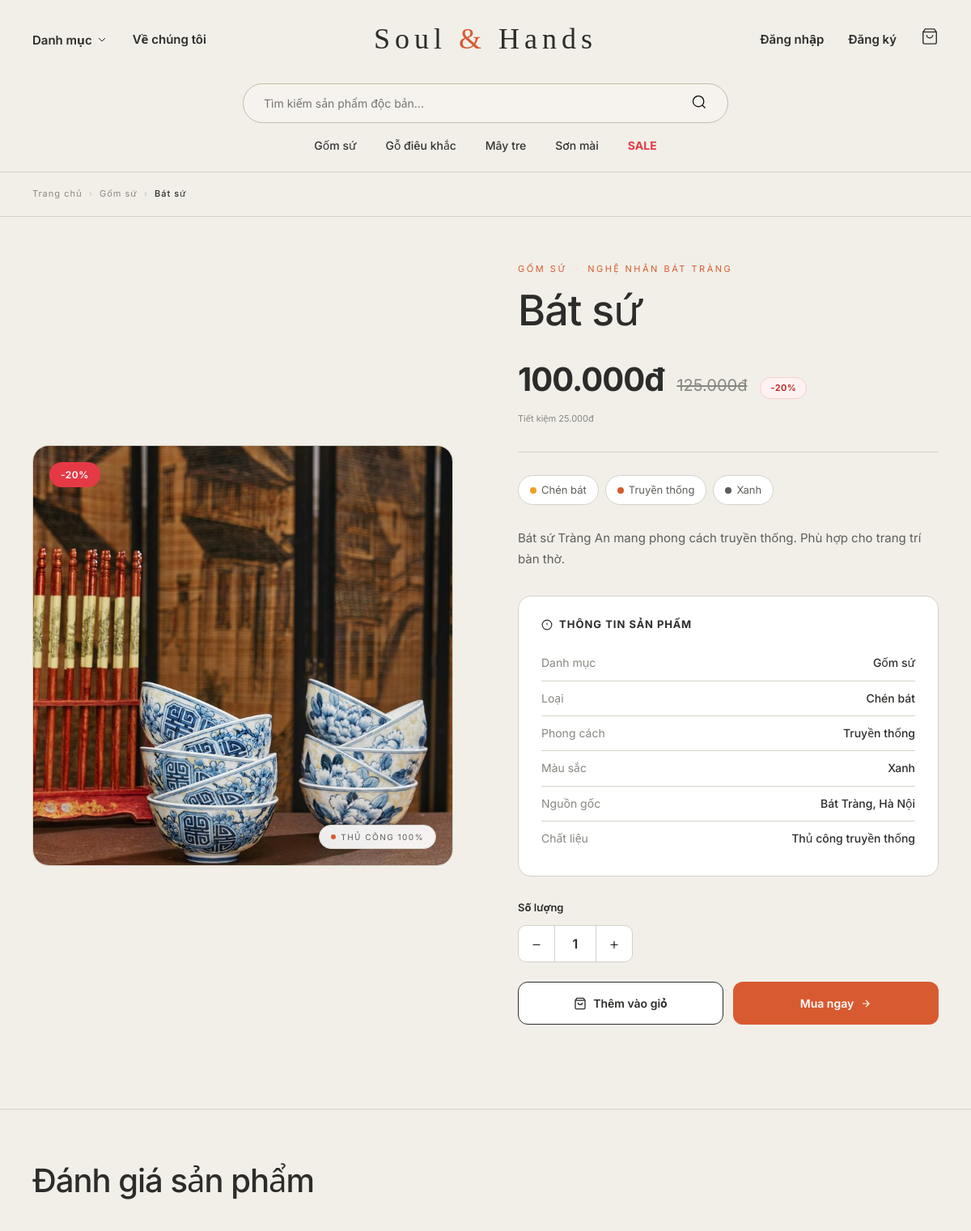
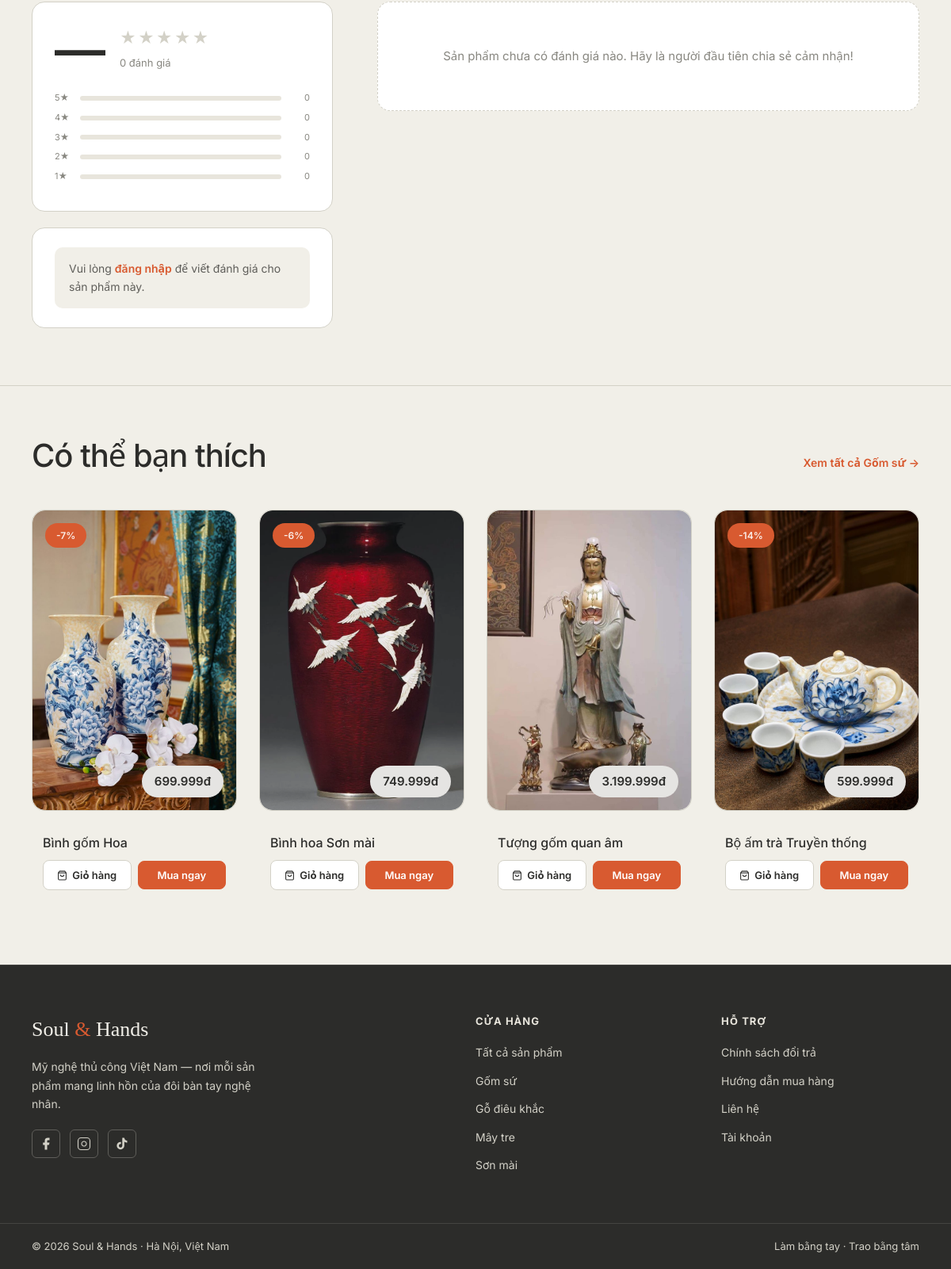
/product.php?id=6, run on the app's committed database (2 pictures, top to bottom).
### tables this page shows
CREATE TABLE `products` (
  `id` int(10) UNSIGNED NOT NULL,
  `name` varchar(200) NOT NULL,
  `category_id` int(10) UNSIGNED NOT NULL,
  `price` decimal(12,0) NOT NULL DEFAULT 0,
  `old_price` decimal(12,0) DEFAULT NULL,
  `badge` varchar(30) DEFAULT NULL,
  `image_url` varchar(500) DEFAULT NULL,
  `description` text DEFAULT NULL,
  `style` varchar(50) DEFAULT NULL,
  `color` varchar(50) DEFAULT NULL,
  `sub_type` varchar(50) DEFAULT NULL,
  `image_class` varchar(30) DEFAULT NULL,
  `created_at` timestamp NOT NULL DEFAULT current_timestamp()
);

CREATE TABLE `categories` (
  `id` int(10) UNSIGNED NOT NULL,
  `name` varchar(100) NOT NULL,
  `slug` varchar(100) NOT NULL
);

### product.php (the view, shortened to what this page needs)
<?php
require_once 'config/database.php';
$id = (int)($_GET['id'] ?? 0);
$stmt = $conn->prepare("
    SELECT p.*, c.name as category_name, c.slug as category_slug
    FROM products p
    JOIN categories c ON p.category_id = c.id
    WHERE p.id = ?
    LIMIT 1
");
$stmt->bind_param('i', $id);
$stmt->execute();
$product = $stmt->get_result()->fetch_assoc();
$cat_page_map = [
    'gom-su'       => 'gom-su.php',
    'go-dieu-khac' => 'go-dieu-khac.php',
    'may-tre'      => 'may-tre.php',
    'son-mai'      => 'son-mai.php',
];
$cat_page = $cat_page_map[$product['category_slug']] ?? 'index.php';
$rel_stmt = $conn->prepare("
    SELECT p.*, c.name as category_name
    FROM products p
    JOIN categories c ON p.category_id = c.id
    WHERE p.category_id = ? AND p.id != ?
    ORDER BY RAND()
    LIMIT 4
");
$rel_stmt->bind_param('ii', $product['category_id'], $id);
$rel_stmt->execute();
$related = $rel_stmt->get_result()->fetch_all(MYSQLI_ASSOC);
$is_sale   = !empty($product['badge']) && str_contains($product['badge'], '%');
$is_new    = !empty($product['badge']) && $product['badge'] === 'Mới';
$color_labels = [
    'trang'=>'Trắng','nau'=>'Nâu','xanh'=>'Xanh','den'=>'Đen','hong'=>'Hồng','kem'=>'Kem',
    'nau-sang'=>'Nâu sáng','nau-dam'=>'Nâu đậm','tu-nhien'=>'Tự nhiên','vang-gold'=>'Vàng gold',
    'do-son'=>'Đỏ son','den-son'=>'Đen sơn','vang-nhung'=>'Vàng nhũ','xanh-co-vit'=>'Xanh cổ vịt','nau-canh-gian'=>'Nâu cánh gián',
    'kem-vang'=>'Kem vàng','nau-tre'=>'Nâu tre','trang-moc'=>'Trắng mộc','xanh-la'=>'Xanh lá','den-bong'=>'Đen bóng',
];
$style_labels = [
    'hien-dai'=>'Hiện đại','truyen-thong'=>'Truyền thống','toi-gian'=>'Tối giản','dan-gian'=>'Dân gian',
    'co-dien'=>'Cổ điển','phong-dong'=>'Phương Đông','thien-nhien'=>'Thiên nhiên','bohemian'=>'Bohemian',
];
$type_labels = [
    'binh-hoa'=>'Bình hoa & Lọ','am-tra'=>'Bộ ấm trà','chen-bat'=>'Chén bát','tuong'=>'Tượng trang trí',
    'tuong-nghe-thuat'=>'Tượng nghệ thuật','khay-dia'=>'Khay & Đĩa gỗ','do-trang-tri'=>'Đồ trang trí','do-dung'=>'Đồ dùng hàng ngày',
    'tranh-tuong'=>'Tranh treo tường','hop-khay'=>'Hộp & Khay','trang-suc'=>'Trang sức','gio-ro'=>'Giỏ & Rổ đan tay',
    'khay-may'=>'Khay khảm mây','den-long'=>'Đèn lồng mây tre','do-noi-that'=>'Đồ nội thất nhỏ',
];
$color_label = $color_labels[$product['color'] ?? ''] ?? null;
$style_label = $style_labels[$product['style'] ?? ''] ?? null;
$type_label  = $type_labels[$product['sub_type'] ?? ''] ?? null;
$discount_pct = null;
if (!empty($product['old_price']) && $product['old_price'] > 0) {
    $discount_pct = round((1 - $product['price'] / $product['old_price']) * 100);
}
?>
<?php include 'includes/header.php'; ?>
<link rel="stylesheet" href="assets/css/category.css">
<nav class="product-breadcrumb">
    <a href="index.php">Trang chủ</a>
    <span class="breadcrumb-sep">›</span>
    <a href="<?= $cat_page ?>"><?= htmlspecialchars($product['category_name']) ?></a>
    <span class="breadcrumb-sep">›</span>
    <span class="breadcrumb-current"><?= htmlspecialchars($product['name']) ?></span>
</nav>
<div class="product-detail-wrap">
    <div class="product-gallery">
        <div class="product-main-img-wrap">
            <?php if (!empty($product['image_url'])): ?>
                <img src="<?= htmlspecialchars($product['image_url']) ?>"
                     alt="<?= htmlspecialchars($product['name']) ?>"
                     class="product-main-img">
            <?php else: ?>
                <div class="product-main-img-placeholder">🏺</div>
            <?php endif; ?>
            <?php if ($is_sale): ?>
                <span class="product-detail-badge badge-sale"><?= htmlspecialchars($product['badge']) ?></span>
            <?php elseif ($is_new): ?>
                <span class="product-detail-badge badge-new">Mới về</span>
            <?php endif; ?>
            <div class="handmade-tag">
                <span class="handmade-dot"></span>
                Thủ công 100%
            </div>
        </div>
    </div>
    <div class="product-info">
        <div class="product-info-category">
            <a href="<?= $cat_page ?>"><?= htmlspecialchars($product['category_name']) ?></a>
            <span style="opacity:.3">·</span>
            <span>Nghệ nhân Bát Tràng</span>
        </div>
        <h1 class="product-info-name"><?= htmlspecialchars($product['name']) ?></h1>
        <div class="product-price-block">
            <span class="product-price-current"><?= number_format($product['price'], 0, ',', '.') ?>đ</span>
            <?php if (!empty($product['old_price']) && $product['old_price'] > 0): ?>
                <span class="product-price-old"><?= number_format($product['old_price'], 0, ',', '.') ?>đ</span>
                <?php if ($discount_pct): ?>
                    <span class="product-save-tag">-<?= $discount_pct ?>%</span>
                <?php endif; ?>
            <?php endif; ?>
        </div>
        <?php if (!empty($product['old_price']) && $product['old_price'] > 0): ?>
        <p class="product-save-note">
            Tiết kiệm <?= number_format($product['old_price'] - $product['price'], 0, ',', '.') ?>đ
        </p>
        <?php endif; ?>
        <div class="info-divider"></div>
        <?php if ($color_label || $style_label || $type_label): ?>
        <div class="product-tags">
            <?php if ($type_label): ?>
            <span class="product-tag">
                <span class="product-tag-dot" style="background: var(--amber);"></span>
                <?= htmlspecialchars($type_label) ?>
            </span>
            <?php endif; ?>
            <?php if ($style_label): ?>
            <span class="product-tag">
                <span class="product-tag-dot" style="background: var(--rust);"></span>
                <?= htmlspecialchars($style_label) ?>
            </span>
            <?php endif; ?>
            <?php if ($color_label): ?>
            <span class="product-tag tag-color">
                <span class="product-tag-dot"></span>
                <?= htmlspecialchars($color_label) ?>
            </span>
            <?php endif; ?>
        </div>
        <?php endif; ?>
        <?php if (!empty($product['description'])): ?>
            <p class="product-description"><?= nl2br(htmlspecialchars($product['description'])) ?></p>
        <?php else: ?>
            <p class="product-description-placeholder">
                Sản phẩm thủ công độc bản, được tạo ra từ đôi bàn tay khéo léo của nghệ nhân làng nghề Việt Nam. Mỗi tác phẩm mang theo hồn riêng, là kết tinh của kỹ thuật truyền thống và tâm huyết người thợ.
            </p>
        <?php endif; ?>
        <div class="product-specs">
            <div class="specs-title">
                <svg width="14" height="14" viewBox="0 0 24 24" fill="none" stroke="currentColor" stroke-width="2"><circle cx="12" cy="12" r="10"/><line x1="12" y1="8" x2="12" y2="12"/><line x1="12" y1="16" x2="12.01" y2="16"/></svg>
                Thông tin sản phẩm
            </div>
            <div class="specs-row">
                <span class="specs-key">Danh mục</span>
                <span class="specs-val"><?= htmlspecialchars($product['category_name']) ?></span>
            </div>
            <?php if ($type_label): ?>
            <div class="specs-row">
                <span class="specs-key">Loại</span>
                <span class="specs-val"><?= htmlspecialchars($type_label) ?></span>
            </div>
            <?php endif; ?>
            <?php if ($style_label): ?>
            <div class="specs-row">
                <span class="specs-key">Phong cách</span>
                <span class="specs-val"><?= htmlspecialchars($style_label) ?></span>
            </div>
            <?php endif; ?>
            <?php if ($color_label): ?>
            <div class="specs-row">
                <span class="specs-key">Màu sắc</span>
                <span class="specs-val"><?= htmlspecialchars($color_label) ?></span>
            </div>
            <?php endif; ?>
            <div class="specs-row">
                <span class="specs-key">Nguồn gốc</span>
                <span class="specs-val">Bát Tràng, Hà Nội</span>
            </div>
            <div class="specs-row">
                <span class="specs-key">Chất liệu</span>
                <span class="specs-val">Thủ công truyền thống</span>
            </div>
        </div>
        <div class="qty-label">Số lượng</div>
        <div class="qty-selector">
            <button class="qty-btn" id="qty-minus" type="button">−</button>
            <input class="qty-input" id="qty-input" type="number" value="1" min="1" max="99">
            <button class="qty-btn" id="qty-plus" type="button">+</button>
        </div>
        <div class="product-cta">
            <button class="btn-detail-cart" id="btn-add-cart-detail"
                data-id="<?= $product['id'] ?>"
                data-name="<?= htmlspecialchars($product['name'], ENT_QUOTES) ?>"
                data-price="<?= (int)$product['price'] ?>"
                data-image="<?= htmlspecialchars($product['image_url'] ?? '', ENT_QUOTES) ?>">
                <svg width="16" height="16" viewBox="0 0 24 24" fill="none" stroke="currentColor" stroke-width="2"><path d="M6 2 3 6v14a2 2 0 0 0 2 2h14a2 2 0 0 0 2-2V6l-3-4z"/><line x1="3" y1="6" x2="21" y2="6"/><path d="M16 10a4 4 0 0 1-8 0"/></svg>
                Thêm vào giỏ
            </button>
            <button class="btn-detail-buy" id="btn-buy-now-detail"
                data-id="<?= $product['id'] ?>"
                data-name="<?= htmlspecialchars($product['name'], ENT_QUOTES) ?>"
                data-price="<?= (int)$product['price'] ?>"
                data-image="<?= htmlspecialchars($product['image_url'] ?? '', ENT_QUOTES) ?>">
                Mua ngay
                <svg width="14" height="14" viewBox="0 0 24 24" fill="none" stroke="currentColor" stroke-width="2"><path d="M5 12h14M12 5l7 7-7 7"/></svg>
            </button>
        </div>
    </div>
</div>
<?php include 'includes/product-reviews.php'; ?>
<?php if (!empty($related)): ?>
<section class="related-section">
    <div class="related-header">
        <h2 class="related-title">Có thể bạn thích</h2>
        <a href="<?= $cat_page ?>" class="related-see-all">Xem tất cả <?= htmlspecialchars($product['category_name']) ?> →</a>
    </div>
    <div class="related-grid products-grid">
        <?php foreach ($related as $r): ?>
        <div class="product-card">
            <div class="product-img" onclick="location.href='product.php?id=<?= $r['id'] ?>'">
                <?php if (!empty($r['image_url'])): ?>
                    <img src="<?= htmlspecialchars($r['image_url']) ?>"
                         alt="<?= htmlspecialchars($r['name']) ?>"
                         class="real-product-img">
                <?php else: ?>
                    <div class="fallback-img <?= htmlspecialchars($r['image_class'] ?? '') ?>"></div>
                <?php endif; ?>
                <?php if (!empty($r['badge'])): ?>
                    <div class="product-badge <?= $r['badge'] === 'Mới' ? 'new-badge' : '' ?>">
                        <?= htmlspecialchars($r['badge']) ?>
                    </div>
                <?php endif; ?>
                <div class="price-floating-badge">
                    <?= number_format($r['price'], 0, ',', '.') ?>đ
                </div>
            </div>
            <div class="product-body">
                <h3 class="product-name" onclick="location.href='product.php?id=<?= $r['id'] ?>'">
                    <?= htmlspecialchars($r['name']) ?>
                </h3>
                <div class="product-actions">
                    <button class="btn-add-cart"
                        data-id="<?= $r['id'] ?>"
                        data-name="<?= htmlspecialchars($r['name'], ENT_QUOTES) ?>"
                        data-price="<?= (int)$r['price'] ?>"
                        data-image="<?= htmlspecialchars($r['image_url'] ?? '', ENT_QUOTES) ?>">
                        <svg width="13" height="13" viewBox="0 0 24 24" fill="none" stroke="currentColor" stroke-width="2"><path d="M6 2 3 6v14a2 2 0 0 0 2 2h14a2 2 0 0 0 2-2V6l-3-4z"/><line x1="3" y1="6" x2="21" y2="6"/><path d="M16 10a4 4 0 0 1-8 0"/></svg>
                        Giỏ hàng
                    </button>
                    <button class="btn-buy-now"
                        data-id="<?= $r['id'] ?>"
                        data-name="<?= htmlspecialchars($r['name'], ENT_QUOTES) ?>"
                        data-price="<?= (int)$r['price'] ?>"
                        data-image="<?= htmlspecialchars($r['image_url'] ?? '', ENT_QUOTES) ?>">
                        Mua ngay
                    </button>
                </div>
            </div>
        </div>
        <?php endforeach; ?>
    </div>
</section>
<?php endif; ?>
<?php include 'includes/footer.php'; ?>

### assets/css/style.css (style rules this page uses)
:root { --ink: #2C2C2A; --ink2: #5F5E5A; --ink3: #888780; --cream: #F1EFE8; --cream2: #D3D1C7; --cream3: #E8E5DC; --rust: #D85A30; --rust-dark: #993C1D; --amber: #EF9F27; --page: #F1EFE8; --font-display: 'Inter', system-ui, -apple-system, 'Segoe UI', Roboto, sans-serif; --font-menu: 'Inter', system-ui, -apple-system, 'Segoe UI', Roboto, sans-serif; --font-body: 'Inter', system-ui, -apple-system, 'Segoe UI', Roboto, sans-serif; --font-mono: 'Inter', system-ui, -apple-system, 'Segoe UI', Roboto, sans-serif; --font-brand: 'Cormorant Garamond', Georgia, 'Times New Roman', serif; --max-w: 1200px; }
*, *::before, *::after { box-sizing: border-box; margin: 0; padding: 0; }
body { font-family: var(--font-body); background: var(--page); color: var(--ink); line-height: 1.6; overflow-x: hidden; min-width: 1024px; -webkit-font-smoothing: antialiased; }
a { text-decoration: none; color: inherit; }
button { font-family: var(--font-body); cursor: pointer; }
input, select, textarea { font-family: var(--font-body); }
.products-grid { display: grid; grid-template-columns: repeat(4, 1fr); gap: 32px; }
.product-card { background: transparent; border: none; cursor: default; position: relative; }
.product-card .product-img { cursor: pointer; }
.product-img { height: 380px; display: flex; align-items: center; justify-content: center; font-size: 80px; position: relative; transition: 0.3s ease; border: 1px solid var(--cream2); border-radius: 16px; margin-bottom: 16px; overflow: hidden; }
.real-product-img { width: 100%; height: 100%; object-fit: cover; border-radius: 16px; display: block; }
.product-badge { position: absolute; top: 16px; left: 16px; background: var(--rust); color: #FAECE7; font-size: 12px; font-weight: 600; padding: 6px 14px; border-radius: 20px; font-family: var(--font-menu); }
.price-floating-badge { position: absolute; bottom: 16px; right: 16px; background: #E5E4E2; color: var(--ink); font-family: var(--font-menu); font-size: 15px; font-weight: 600; padding: 8px 16px; border-radius: 30px; }
.product-name { font-family: var(--font-menu); font-size: 16px; font-weight: 500; color: var(--ink); line-height: 1.5; cursor: pointer; transition: color 0.2s; }
.product-body { padding: 12px 14px 14px; display: flex; flex-direction: column; gap: 10px; }
.product-actions { display: flex; gap: 8px; align-items: center; }
.btn-add-cart { flex: 1; display: flex; align-items: center; justify-content: center; gap: 6px; padding: 9px 12px; background: #fff; border: 1.5px solid var(--cream2); border-radius: 8px; font-family: var(--font-menu); font-size: 13px; font-weight: 600; color: var(--ink); cursor: pointer; transition: all 0.2s; white-space: nowrap; }
.btn-buy-now { flex: 1; display: flex; align-items: center; justify-content: center; gap: 6px; padding: 9px 12px; background: var(--rust); border: 1.5px solid var(--rust); border-radius: 8px; font-family: var(--font-menu); font-size: 13px; font-weight: 600; color: #fff; cursor: pointer; transition: all 0.2s; white-space: nowrap; text-decoration: none; }

### data on the page
products: category.name "Gốm sứ", name "Bát sứ", image_url (picture), badge "-20%", category.name "GỐM SỨ", price "100.000", old_price "125.000", discount_pct "20", $product['old_price'] - $product['price'] "25.000", sub_type "Chén bát", style "Truyền thống", color "Xanh", description "Bát sứ Tràng An mang phong cách truyền thống. Phù hợp cho trang trí bàn thờ."
products: image_url (picture), badge "-7%", price "699.999", name "Bình gốm Hoa"
products: image_url (picture), badge "-6%", price "749.999", name "Bình hoa Sơn mài"
products: image_url (picture), price "3.199.999", name "Tượng gốm quan âm"
products: image_url (picture), badge "-14%", price "599.999", name "Bộ ấm trà Truyền thống"

### other printed values
$rv_sum['cnt'] "0"
$rv_sum['dist'][$s] "0"
